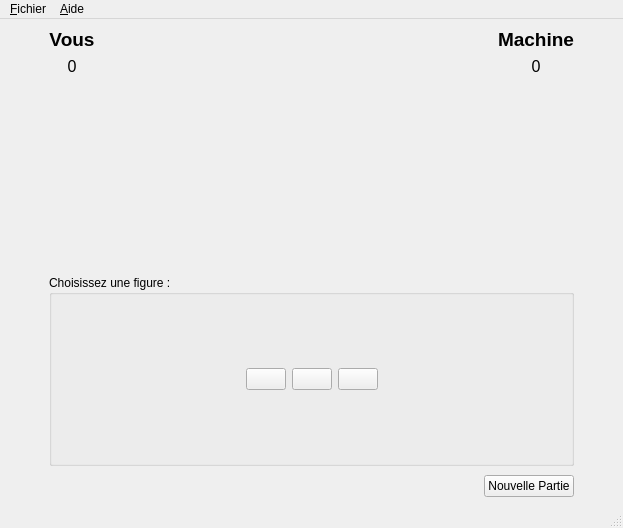
<?xml version="1.0" encoding="UTF-8"?>
<ui version="4.0">
 <class>Chifoumi</class>
 <widget class="QMainWindow" name="Chifoumi">
  <property name="geometry">
   <rect>
    <x>0</x>
    <y>0</y>
    <width>623</width>
    <height>528</height>
   </rect>
  </property>
  <property name="windowTitle">
   <string>Chifoumi</string>
  </property>
  <widget class="QWidget" name="centralwidget">
   <layout class="QHBoxLayout" name="horizontalLayout_5">
    <item>
     <layout class="QVBoxLayout" name="verticalLayout_3">
      <item>
       <layout class="QGridLayout" name="gridLayout">
        <item row="0" column="1">
         <layout class="QVBoxLayout" name="verticalLayout">
          <item>
           <widget class="QLabel" name="lJoueur">
            <property name="sizePolicy">
             <sizepolicy hsizetype="Preferred" vsizetype="Preferred">
              <horstretch>0</horstretch>
              <verstretch>0</verstretch>
             </sizepolicy>
            </property>
            <property name="font">
             <font>
              <pointsize>14</pointsize>
              <weight>75</weight>
              <bold>true</bold>
             </font>
            </property>
            <property name="text">
             <string>Vous</string>
            </property>
            <property name="alignment">
             <set>Qt::AlignCenter</set>
            </property>
           </widget>
          </item>
          <item>
           <widget class="QLabel" name="scoreJoueur">
            <property name="font">
             <font>
              <pointsize>12</pointsize>
             </font>
            </property>
            <property name="text">
             <string>0</string>
            </property>
            <property name="alignment">
             <set>Qt::AlignCenter</set>
            </property>
           </widget>
          </item>
         </layout>
        </item>
        <item row="1" column="3">
         <widget class="QLabel" name="coupMachine">
          <property name="text">
           <string/>
          </property>
          <property name="pixmap">
           <pixmap resource="ressourceChifoumi.qrc">:/chifoumi/images/rien_115.png</pixmap>
          </property>
         </widget>
        </item>
        <item row="1" column="1">
         <widget class="QLabel" name="coupJoueur">
          <property name="text">
           <string/>
          </property>
          <property name="pixmap">
           <pixmap resource="ressourceChifoumi.qrc">:/chifoumi/images/rien_115.png</pixmap>
          </property>
         </widget>
        </item>
        <item row="1" column="4">
         <spacer name="horizontalSpacer_10">
          <property name="orientation">
           <enum>Qt::Horizontal</enum>
          </property>
          <property name="sizeType">
           <enum>QSizePolicy::Fixed</enum>
          </property>
          <property name="sizeHint" stdset="0">
           <size>
            <width>40</width>
            <height>20</height>
           </size>
          </property>
         </spacer>
        </item>
        <item row="0" column="3">
         <layout class="QVBoxLayout" name="verticalLayout_2">
          <item>
           <widget class="QLabel" name="lMachine">
            <property name="sizePolicy">
             <sizepolicy hsizetype="Preferred" vsizetype="Preferred">
              <horstretch>0</horstretch>
              <verstretch>0</verstretch>
             </sizepolicy>
            </property>
            <property name="font">
             <font>
              <pointsize>14</pointsize>
              <weight>75</weight>
              <bold>true</bold>
             </font>
            </property>
            <property name="text">
             <string>Machine</string>
            </property>
            <property name="alignment">
             <set>Qt::AlignCenter</set>
            </property>
           </widget>
          </item>
          <item>
           <widget class="QLabel" name="scoreMachine">
            <property name="font">
             <font>
              <pointsize>12</pointsize>
             </font>
            </property>
            <property name="text">
             <string>0</string>
            </property>
            <property name="alignment">
             <set>Qt::AlignCenter</set>
            </property>
           </widget>
          </item>
         </layout>
        </item>
        <item row="1" column="2">
         <layout class="QHBoxLayout" name="horizontalLayout_2">
          <item>
           <spacer name="horizontalSpacer_3">
            <property name="orientation">
             <enum>Qt::Horizontal</enum>
            </property>
            <property name="sizeHint" stdset="0">
             <size>
              <width>40</width>
              <height>20</height>
             </size>
            </property>
           </spacer>
          </item>
          <item>
           <widget class="QLabel" name="versus">
            <property name="text">
             <string/>
            </property>
            <property name="pixmap">
             <pixmap resource="ressourceChifoumi.qrc">:/chifoumi/images/versus_70.png</pixmap>
            </property>
            <property name="alignment">
             <set>Qt::AlignCenter</set>
            </property>
           </widget>
          </item>
          <item>
           <spacer name="horizontalSpacer_4">
            <property name="orientation">
             <enum>Qt::Horizontal</enum>
            </property>
            <property name="sizeHint" stdset="0">
             <size>
              <width>40</width>
              <height>20</height>
             </size>
            </property>
           </spacer>
          </item>
         </layout>
        </item>
        <item row="1" column="0">
         <spacer name="horizontalSpacer_9">
          <property name="orientation">
           <enum>Qt::Horizontal</enum>
          </property>
          <property name="sizeType">
           <enum>QSizePolicy::Fixed</enum>
          </property>
          <property name="sizeHint" stdset="0">
           <size>
            <width>40</width>
            <height>20</height>
           </size>
          </property>
         </spacer>
        </item>
        <item row="0" column="2">
         <spacer name="horizontalSpacer_2">
          <property name="orientation">
           <enum>Qt::Horizontal</enum>
          </property>
          <property name="sizeHint" stdset="0">
           <size>
            <width>40</width>
            <height>20</height>
           </size>
          </property>
         </spacer>
        </item>
       </layout>
      </item>
      <item>
       <spacer name="verticalSpacer">
        <property name="orientation">
         <enum>Qt::Vertical</enum>
        </property>
        <property name="sizeHint" stdset="0">
         <size>
          <width>20</width>
          <height>40</height>
         </size>
        </property>
       </spacer>
      </item>
      <item>
       <layout class="QHBoxLayout" name="bbbbbbbbbbb">
        <property name="topMargin">
         <number>0</number>
        </property>
        <item>
         <spacer name="horizontalSpacer_5">
          <property name="orientation">
           <enum>Qt::Horizontal</enum>
          </property>
          <property name="sizeType">
           <enum>QSizePolicy::Fixed</enum>
          </property>
          <property name="sizeHint" stdset="0">
           <size>
            <width>40</width>
            <height>20</height>
           </size>
          </property>
         </spacer>
        </item>
        <item>
         <layout class="QVBoxLayout" name="aaaaaaaaaa">
          <property name="spacing">
           <number>9</number>
          </property>
          <property name="leftMargin">
           <number>0</number>
          </property>
          <property name="topMargin">
           <number>0</number>
          </property>
          <item>
           <widget class="QGroupBox" name="groupBox">
            <property name="minimumSize">
             <size>
              <width>509</width>
              <height>191</height>
             </size>
            </property>
            <property name="maximumSize">
             <size>
              <width>100000</width>
              <height>191</height>
             </size>
            </property>
            <property name="title">
             <string>Choisissez une figure :</string>
            </property>
            <layout class="QHBoxLayout" name="horizontalLayout_6">
             <item>
              <layout class="QHBoxLayout" name="horizontalLayout_3">
               <item>
                <spacer name="horizontalSpacer_7">
                 <property name="orientation">
                  <enum>Qt::Horizontal</enum>
                 </property>
                 <property name="sizeHint" stdset="0">
                  <size>
                   <width>40</width>
                   <height>20</height>
                  </size>
                 </property>
                </spacer>
               </item>
               <item>
                <widget class="QPushButton" name="pierre">
                 <property name="text">
                  <string/>
                 </property>
                 <property name="icon">
                  <iconset>
                   <normalon>:/chifoumi/images/pierre_115.png</normalon>
                  </iconset>
                 </property>
                 <property name="iconSize">
                  <size>
                   <width>127</width>
                   <height>128</height>
                  </size>
                 </property>
                </widget>
               </item>
               <item>
                <widget class="QPushButton" name="papier">
                 <property name="text">
                  <string/>
                 </property>
                 <property name="icon">
                  <iconset>
                   <normalon>:/chifoumi/images/papier_115.png</normalon>
                  </iconset>
                 </property>
                 <property name="iconSize">
                  <size>
                   <width>127</width>
                   <height>128</height>
                  </size>
                 </property>
                </widget>
               </item>
               <item>
                <widget class="QPushButton" name="ciseau">
                 <property name="text">
                  <string/>
                 </property>
                 <property name="icon">
                  <iconset>
                   <normalon>:/chifoumi/images/ciseau_115.png</normalon>
                  </iconset>
                 </property>
                 <property name="iconSize">
                  <size>
                   <width>127</width>
                   <height>128</height>
                  </size>
                 </property>
                </widget>
               </item>
               <item>
                <spacer name="horizontalSpacer_8">
                 <property name="orientation">
                  <enum>Qt::Horizontal</enum>
                 </property>
                 <property name="sizeHint" stdset="0">
                  <size>
                   <width>40</width>
                   <height>20</height>
                  </size>
                 </property>
                </spacer>
               </item>
              </layout>
             </item>
            </layout>
           </widget>
          </item>
          <item>
           <layout class="QHBoxLayout" name="horizontalLayout">
            <item>
             <spacer name="horizontalSpacer">
              <property name="orientation">
               <enum>Qt::Horizontal</enum>
              </property>
              <property name="sizeHint" stdset="0">
               <size>
                <width>40</width>
                <height>20</height>
               </size>
              </property>
             </spacer>
            </item>
            <item>
             <widget class="QPushButton" name="bNewPartie">
              <property name="text">
               <string>Nouvelle Partie</string>
              </property>
             </widget>
            </item>
           </layout>
          </item>
         </layout>
        </item>
        <item>
         <spacer name="horizontalSpacer_6">
          <property name="orientation">
           <enum>Qt::Horizontal</enum>
          </property>
          <property name="sizeType">
           <enum>QSizePolicy::Fixed</enum>
          </property>
          <property name="sizeHint" stdset="0">
           <size>
            <width>40</width>
            <height>20</height>
           </size>
          </property>
         </spacer>
        </item>
       </layout>
      </item>
     </layout>
    </item>
   </layout>
  </widget>
  <widget class="QMenuBar" name="menubar">
   <property name="geometry">
    <rect>
     <x>0</x>
     <y>0</y>
     <width>623</width>
     <height>21</height>
    </rect>
   </property>
   <widget class="QMenu" name="menu_Fichier">
    <property name="title">
     <string>&amp;Fichier</string>
    </property>
   </widget>
   <widget class="QMenu" name="menu_Aide">
    <property name="title">
     <string>&amp;Aide</string>
    </property>
   </widget>
   <addaction name="menu_Fichier"/>
   <addaction name="menu_Aide"/>
  </widget>
  <widget class="QStatusBar" name="statusbar"/>
 </widget>
 <resources>
  <include location="ressourceChifoumi.qrc"/>
 </resources>
 <connections/>
</ui>
